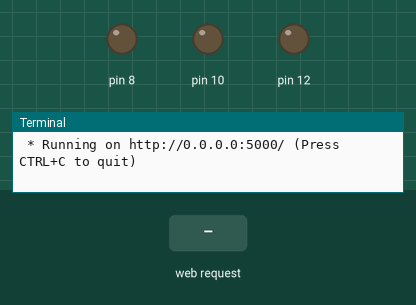
This program was run on a simulated Raspberry Pi (header pin numbers). On the bench: output pins drawn as LEDs (lit = HIGH), the last lines printed to the terminal. The inputs (shaded band) are chosen by the test bench. The clock reads 2024-03-15 10:24:30 at power-on unless the program sets it.

Above: at 1.2 s.
1.3 s: HTTP request for /onred received
At 1.8 s:
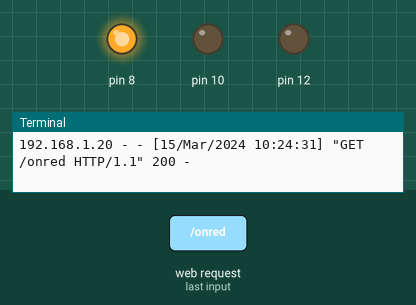
2.8 s: HTTP request for /onyellow received
At 4.0 s:
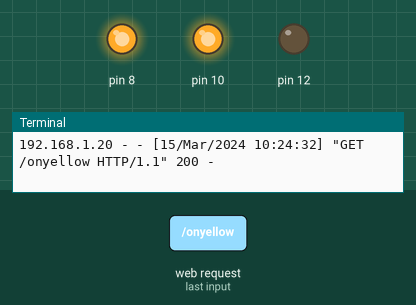
4.3 s: HTTP request for /offred received
At 5.3 s:
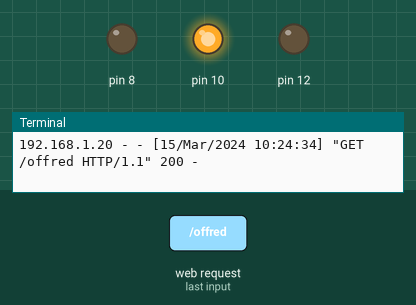
5.8 s: HTTP request for /ongreen received
At 6.5 s:
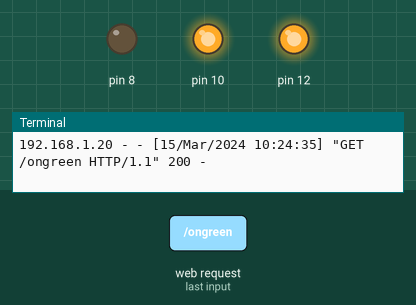
7.3 s: HTTP request for /offyellow received
At 7.6 s:
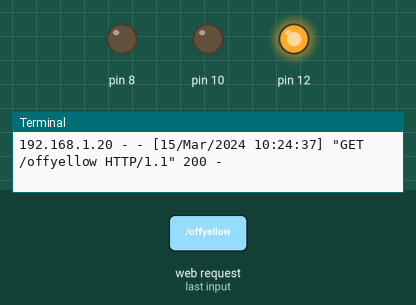
8.8 s: HTTP request for /onred received
At 10.0 s:
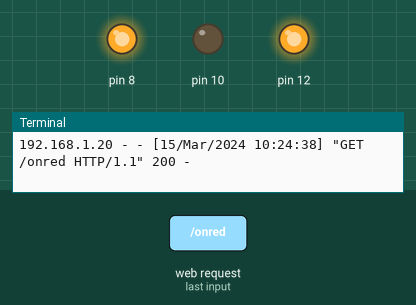
Timing chart, 0 to 11.3 s (numbered marks = the images above; inputs shaded):
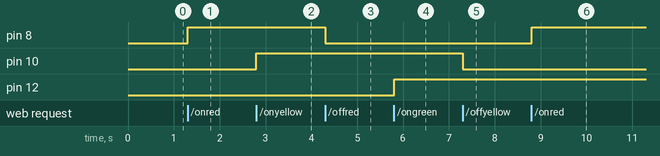

Measured:
- after the input at 1.3 s, pin 8: LOW → HIGH at once
- after the input at 2.8 s, pin 10: LOW → HIGH at once
- after the input at 4.3 s, pin 8: HIGH → LOW at once
- after the input at 5.8 s, pin 12: LOW → HIGH at once
- after the input at 7.3 s, pin 10: HIGH → LOW at once
- after the input at 8.8 s, pin 8: LOW → HIGH at once

The program:

index.py
```python
from flask import Flask, render_template
import RPi.GPIO as GPIO

app = Flask(__name__)

GPIO.setmode(GPIO.BOARD)

GPIO.setup(8, GPIO.OUT, initial=GPIO.LOW)
GPIO.setup(10, GPIO.OUT, initial=GPIO.LOW)
GPIO.setup(12, GPIO.OUT, initial=GPIO.LOW)

@app.route("/")
def home():
    return render_template("index.html")

@app.route("/onred")
def on_red():
    try:
        GPIO.output(8, GPIO.HIGH)
        return "ok"
    except:
        return "fail"

@app.route("/offred")
def off_red():
    try:
        GPIO.output(8, GPIO.LOW)
        return "ok"
    except:
        return "fail"

@app.route("/onyellow")
def on_yellow():
    try:
        GPIO.output(10, GPIO.HIGH)
        return "ok"
    except:
        return "fail"

@app.route("/offyellow")
def off_yellow():
    try:
        GPIO.output(10, GPIO.LOW)
        return "ok"
    except:
        return "fail"

@app.route("/ongreen")
def on_green():
    try:
        GPIO.output(12, GPIO.HIGH)
        return "ok"
    except:
        return "fail"

@app.route("/offgreen")
def off_green():
    try:
        GPIO.output(12, GPIO.LOW)
        return "ok"
    except:
        return "fail"

if __name__ == "__main__":
    app.run(host="0.0.0.0")
```
